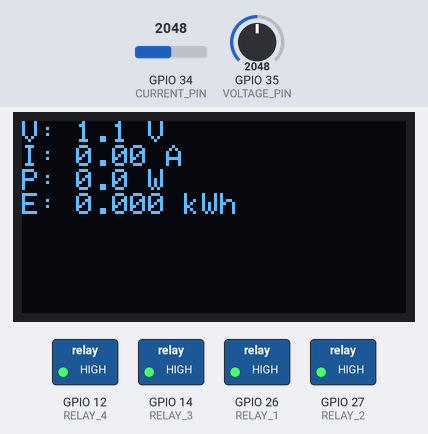
Bench run of a sketch on a simulated ESP32. Parts: 128×64 one-colour display, switched loads named in the sketch (green lamp = pin HIGH). The test bench sets the inputs (shaded band); at power-on: GPIO 34 (CURRENT_PIN) = 2048, GPIO 35 (VOLTAGE_PIN) = 2048. WiFi joins after 1.5 s; servers stay silent unless stated; the display library's start-up logo is not drawn; no MQTT or app messages arrive unless stated; what the sketch prints to the serial monitor is not drawn.

Above: at 3.7 s.
3.8 s: GPIO 34 (CURRENT_PIN) set to 1960
At 6.0 s:
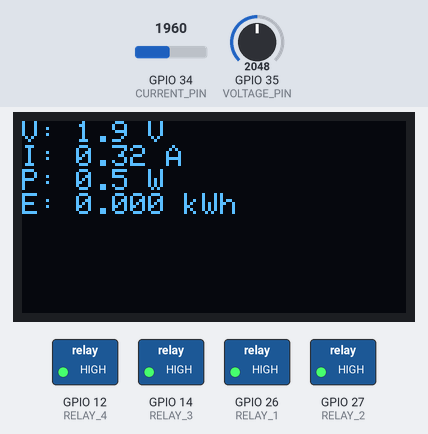
8.1 s: GPIO 35 (VOLTAGE_PIN) set to 1960
At 11.8 s:
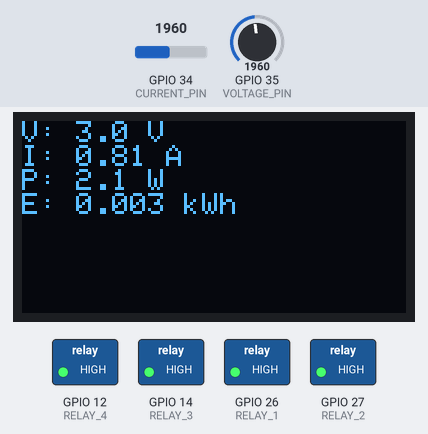
14.0 s: GPIO 34 (CURRENT_PIN) set to 2040
At 16.1 s:
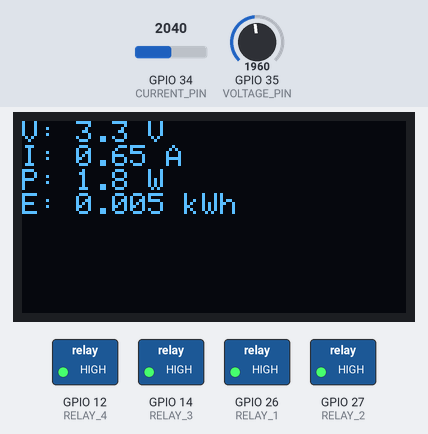
18.1 s: GPIO 35 (VOLTAGE_PIN) set to 2040
At 19.2 s:
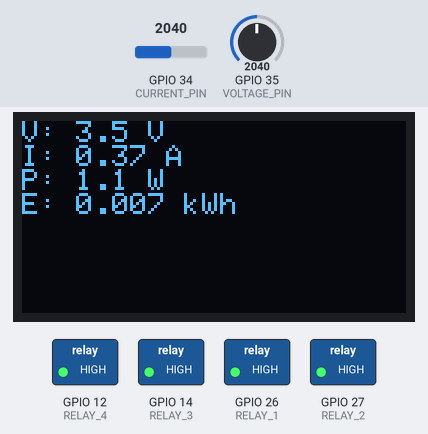
22.1 s: GPIO 34 (CURRENT_PIN) set to 2047
At 23.4 s:
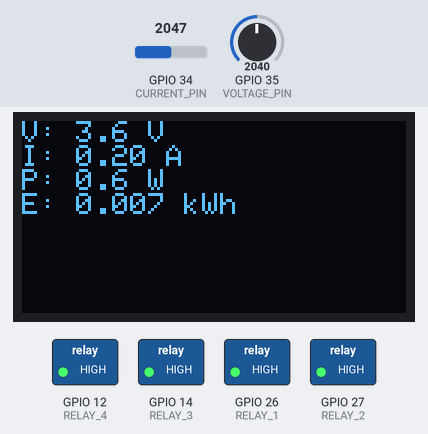
26.1 s: GPIO 35 (VOLTAGE_PIN) set to 1228
At 27.7 s:
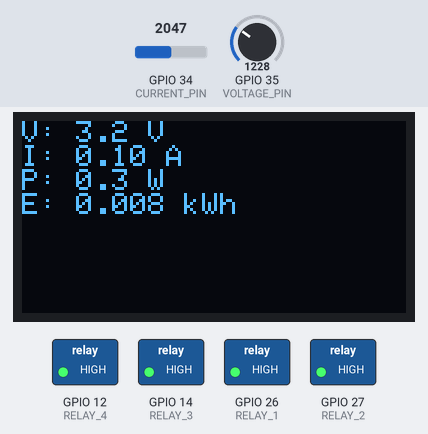
Timing chart, 0 to 29.2 s (numbered marks = the images above; inputs shaded):
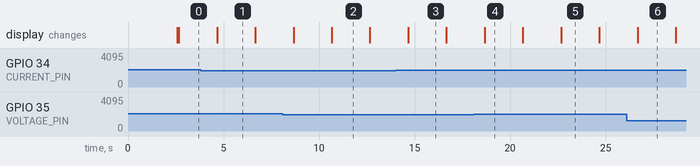

Measured:
- what the display in image 1 shows lasts 2.0 s, from 4.7 s to 6.7 s

The sketch:

smart_energy_monitor.ino
```cpp
#include <WiFi.h>
#include <PubSubClient.h>
#include <ArduinoJson.h>
#include <Adafruit_SSD1306.h>
#include <Adafruit_GFX.h>
#include <Wire.h>

#define WIFI_SSID "Your_WiFi_SSID"
#define WIFI_PASSWORD "Your_WiFi_Password"

#define MQTT_SERVER "192.168.1.100"
#define MQTT_PORT 1883
#define MQTT_CLIENT "esp32-energy-monitor"

#define CURRENT_PIN 34
#define VOLTAGE_PIN 35
#define RELAY_1 26
#define RELAY_2 27
#define RELAY_3 14
#define RELAY_4 12

#define SCREEN_WIDTH 128
#define SCREEN_HEIGHT 64
Adafruit_SSD1306 display(SCREEN_WIDTH, SCREEN_HEIGHT, &Wire, -1);

WiFiClient espClient;
PubSubClient mqtt(espClient);

const float VCC = 3.3;
const float ADC_RESOLUTION = 4095.0;
const float ACS712_SENSITIVITY = 0.066;
const float ACS712_ZERO = 2048;
const float VOLTAGE_RATIO = 230.0 / 1024.0;

float voltage = 0, current = 0, power = 0, energy = 0;
float smoothV = 0, smoothI = 0;
unsigned long lastRead = 0;
const int READ_INTERVAL = 2000;

const float POWER_THRESHOLD = 2000;
bool relayAutoMode = true;

void setup() {
  Serial.begin(115200);

  pinMode(RELAY_1, OUTPUT);
  pinMode(RELAY_2, OUTPUT);
  pinMode(RELAY_3, OUTPUT);
  pinMode(RELAY_4, OUTPUT);
  digitalWrite(RELAY_1, HIGH);
  digitalWrite(RELAY_2, HIGH);
  digitalWrite(RELAY_3, HIGH);
  digitalWrite(RELAY_4, HIGH);

  if (!display.begin(SSD1306_SWITCHCAPVCC, 0x3C)) {
    Serial.println("OLED init failed");
  }
  display.setTextSize(1);
  display.setTextColor(SSD1306_WHITE);
  display.display();
  delay(1000);
  display.clearDisplay();

  WiFi.begin(WIFI_SSID, WIFI_PASSWORD);
  Serial.print("Connecting to WiFi");
  while (WiFi.status() != WL_CONNECTED) {
    delay(500);
    Serial.print(".");
  }
  Serial.println("\nWiFi connected");
  Serial.println(WiFi.localIP());

  mqtt.setServer(MQTT_SERVER, MQTT_PORT);
  mqtt.setCallback(mqttCallback);

  displayMessage("System Ready", WiFi.localIP().toString().c_str());
}

void loop() {
  if (!mqtt.connected()) {
    reconnectMQTT();
  }
  mqtt.loop();

  if (millis() - lastRead >= READ_INTERVAL) {
    lastRead = millis();
    readSensors();
    calculateEnergy();
    displayReadings();
    publishData();
    checkThresholds();
  }
}

void readSensors() {
  int adcCurrent = analogRead(CURRENT_PIN);
  float voltageOut = (adcCurrent / ADC_RESOLUTION) * VCC;
  current = ((voltageOut - (VCC / 2)) / ACS712_SENSITIVITY);
  current = abs(current);

  int adcVoltage = analogRead(VOLTAGE_PIN);
  float voltageOutZMPT = (adcVoltage / ADC_RESOLUTION) * VCC;
  voltage = voltageOutZMPT * VOLTAGE_RATIO * 10;

  smoothV = smoothV * 0.7 + voltage * 0.3;
  smoothI = smoothI * 0.7 + current * 0.3;
  voltage = smoothV;
  current = smoothI;
}

void calculateEnergy() {
  float powerFactor = 0.85;
  power = voltage * current * powerFactor;
  energy += (power / 3600000.0) * READ_INTERVAL;
}

void displayReadings() {
  display.clearDisplay();
  display.setCursor(0, 0);
  display.print("V: ");
  display.print(voltage, 1);
  display.println(" V");
  display.print("I: ");
  display.print(current, 2);
  display.println(" A");
  display.print("P: ");
  display.print(power, 1);
  display.println(" W");
  display.print("E: ");
  display.print(energy, 3);
  display.println(" kWh");
  display.display();
}

void publishData() {
  if (mqtt.connected()) {
    StaticJsonDocument<256> doc;
    doc["voltage"] = voltage;
    doc["current"] = current;
    doc["power"] = power;
    doc["energy"] = energy;
    doc["timestamp"] = millis();

    char buffer[256];
    serializeJson(doc, buffer);
    mqtt.publish("energy/readings", buffer);
  }
}

void checkThresholds() {
  if (relayAutoMode && power > POWER_THRESHOLD) {
    digitalWrite(RELAY_1, HIGH);
    Serial.println("ALERT: Power threshold exceeded! Relay 1 OFF");

    StaticJsonDocument<128> alert;
    alert["type"] = "threshold";
    alert["message"] = "Power exceeded threshold";
    alert["power"] = power;
    char buffer[128];
    serializeJson(alert, buffer);
    mqtt.publish("energy/alert", buffer);
  }
}

void mqttCallback(char* topic, byte* payload, unsigned int length) {
  String message;
  for (int i = 0; i < length; i++) {
    message += (char)payload[i];
  }

  StaticJsonDocument<128> doc;
  deserializeJson(doc, message);

  if (String(topic) == "energy/relay/1") {
    if (doc["state"] == "ON") {
      digitalWrite(RELAY_1, LOW);
    } else {
      digitalWrite(RELAY_1, HIGH);
    }
  }
  if (String(topic) == "energy/relay/auto") {
    relayAutoMode = doc["enabled"];
  }
}

void reconnectMQTT() {
  while (!mqtt.connected()) {
    Serial.print("Connecting to MQTT...");
    if (mqtt.connect(MQTT_CLIENT)) {
      Serial.println("connected");
      mqtt.subscribe("energy/relay/1");
      mqtt.subscribe("energy/relay/auto");
    } else {
      Serial.print("failed, rc=");
      Serial.println(mqtt.state());
      delay(5000);
    }
  }
}

void displayMessage(const char* line1, const char* line2) {
  display.clearDisplay();
  display.setCursor(0, 20);
  display.setTextSize(1);
  display.println(line1);
  display.println(line2);
  display.display();
}
```
